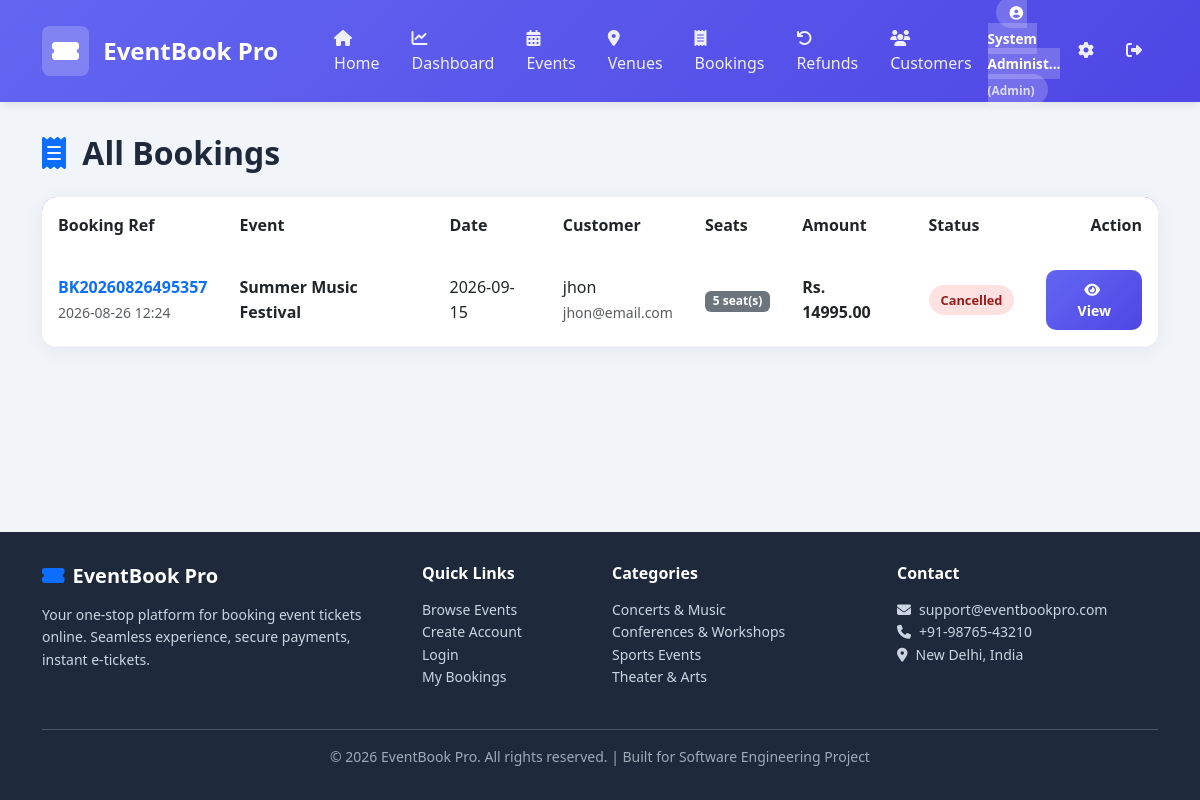
/bookings (signed in), run on the app's committed database.
### tables this page shows
CREATE TABLE CUSTOMER (
    customer_id INTEGER PRIMARY KEY AUTOINCREMENT,
    full_name TEXT NOT NULL,
    email TEXT NOT NULL UNIQUE,
    phone TEXT,
    password_hash TEXT NOT NULL,
    address TEXT DEFAULT '',
    user_role TEXT NOT NULL DEFAULT 'Customer',
    created_at DATETIME DEFAULT CURRENT_TIMESTAMP,
    CONSTRAINT CHK_USER_ROLE CHECK (user_role IN ('Customer','Admin'))
);

CREATE TABLE BOOKING (
    booking_id INTEGER PRIMARY KEY AUTOINCREMENT,
    booking_ref TEXT NOT NULL UNIQUE,
    customer_id INTEGER NOT NULL,
    event_id INTEGER NOT NULL,
    total_seats INTEGER NOT NULL DEFAULT 0,
    total_amount REAL NOT NULL DEFAULT 0.0,
    booking_status TEXT NOT NULL DEFAULT 'Pending',
    booking_date DATETIME DEFAULT CURRENT_TIMESTAMP,
    temp_hold_expiry DATETIME,
    CONSTRAINT CHK_BOOKING_STATUS CHECK (booking_status IN ('Pending','Confirmed','Cancelled','Failed')),
    CONSTRAINT CHK_TOTAL_AMOUNT CHECK (total_amount >= 0),
    CONSTRAINT FK_BOOKING_CUSTOMER FOREIGN KEY (customer_id) REFERENCES CUSTOMER(customer_id) ON DELETE RESTRICT ON UPDATE CASCADE,
    CONSTRAINT FK_BOOKING_EVENT FOREIGN KEY (event_id) REFERENCES EVENT(event_id) ON DELETE RESTRICT ON UPDATE CASCADE
);

CREATE TABLE EVENT (
    event_id INTEGER PRIMARY KEY AUTOINCREMENT,
    event_name TEXT NOT NULL,
    event_date DATE NOT NULL,
    event_time TIME NOT NULL,
    description TEXT DEFAULT '',
    category TEXT NOT NULL DEFAULT 'Other',
    event_status TEXT NOT NULL DEFAULT 'Draft',
    banner_image TEXT DEFAULT '',
    venue_id INTEGER NOT NULL,
    created_at DATETIME DEFAULT CURRENT_TIMESTAMP,
    CONSTRAINT CHK_EVENT_STATUS CHECK (event_status IN ('Draft','Published','Sold Out','Completed','Cancelled')),
    CONSTRAINT CHK_EVENT_CATEGORY CHECK (category IN ('Concert','Conference','Sports','Theater','Workshop','Other')),
    CONSTRAINT FK_EVENT_VENUE FOREIGN KEY (venue_id) REFERENCES VENUE(venue_id) ON DELETE RESTRICT ON UPDATE CASCADE
);

### app.py (the view)
@app.route('/bookings')
@login_required
def my_bookings():
    user_role = session.get('user_role')
    if user_role == 'Admin':
        bookings = query_db(
            'SELECT b.*, e.event_name, e.event_date, c.full_name, c.email FROM BOOKING b '
            'JOIN EVENT e ON b.event_id=e.event_id JOIN CUSTOMER c ON b.customer_id=c.customer_id '
            'ORDER BY b.booking_date DESC'
        )
    else:
        bookings = query_db(
            'SELECT b.*, e.event_name, e.event_date FROM BOOKING b JOIN EVENT e ON b.event_id=e.event_id '
            'WHERE b.customer_id=? ORDER BY b.booking_date DESC', (session['user_id'],)
        )
    return render_template('bookings.html', bookings=bookings, user=current_user())

### app.py (called while the page is built)
def get_db():
    conn = sqlite3.connect(DB_PATH)
    conn.row_factory = sqlite3.Row
    conn.execute('PRAGMA foreign_keys = ON')
    return conn

def query_db(query, args=(), one=False):
    conn = get_db()
    cur = conn.execute(query, args)
    rv = cur.fetchall()
    conn.commit()
    conn.close()
    return (rv[0] if rv else None) if one else rv

def login_required(f):
    @wraps(f)
    def decorated(*args, **kwargs):
        if 'user_id' not in session:
            flash('Please login to continue.', 'warning')
            return redirect(url_for('login', next=request.url))
        return f(*args, **kwargs)
    return decorated

def current_user():
    if 'user_id' in session:
        return query_db('SELECT * FROM CUSTOMER WHERE customer_id=?', (session['user_id'],), one=True)
    return None

### templates/bookings.html (shortened to what this page needs)
{% extends 'base.html' %}
{% block content %}
<h2 class="mb-4 fw-bold">
    <i class="fas fa-receipt text-primary me-2"></i>
    {% if user and user.user_role == 'Admin' %}All Bookings{% else %}My Bookings{% endif %}
</h2>
{% if bookings %}
<div class="card">
    <div class="card-body p-0">
        <div class="table-responsive">
            <table class="table table-hover mb-0">
                <thead>
                    <tr>
                        <th>Booking Ref</th>
                        <th>Event</th>
                        <th>Date</th>
                        {% if user and user.user_role == 'Admin' %}
                        <th>Customer</th>
                        {% endif %}
                        <th>Seats</th>
                        <th>Amount</th>
                        <th>Status</th>
                        <th class="text-end no-print">Action</th>
                    </tr>
                </thead>
                <tbody>
                    {% for b in bookings %}
                    <tr>
                        <td><strong class="text-primary">{{ b.booking_ref }}</strong><br><small class="text-muted">{{ b.booking_date[:16] }}</small></td>
                        <td><strong>{{ b.event_name }}</strong></td>
                        <td>{{ b.event_date }}</td>
                        {% if user and user.user_role == 'Admin' %}
                        <td>{{ b.full_name }}<br><small class="text-muted">{{ b.email }}</small></td>
                        {% endif %}
                        <td><span class="badge bg-secondary">{{ b.total_seats }} seat(s)</span></td>
                        <td class="fw-bold">Rs. {{ '%.2f'|format(b.total_amount) }}</td>
                        <td><span class="status-badge status-{{ b.booking_status }}">{{ b.booking_status }}</span></td>
                        <td class="text-end no-print">
                            <a href="{{ url_for('booking_detail', booking_id=b.booking_id) }}" class="btn btn-primary btn-sm">
                                <i class="fas fa-eye me-1"></i> View
                            </a>
                        </td>
                    </tr>
                    {% endfor %}
                </tbody>
            </table>
        </div>
    </div>
</div>
{% endif %}
{% endblock %}

### templates/base.html (shortened to what this page needs)
<!DOCTYPE html>
<html lang="en">
<head>
    <link href="https://cdn.jsdelivr.net/npm/bootstrap@5.3.0/dist/css/bootstrap.min.css" rel="stylesheet">
    <link href="https://cdnjs.cloudflare.com/ajax/libs/font-awesome/6.4.0/css/all.min.css" rel="stylesheet">
    <link rel="stylesheet" href="{{ url_for('static', filename='css/style.css') }}">
</head>
<body>
    <nav class="navbar navbar-expand-lg">
        <div class="container">
            <a class="navbar-brand" href="{{ url_for('home') }}">
                <span class="logo-icon"><i class="fas fa-ticket-alt"></i></span>
                EventBook Pro
            </a>
            <div class="collapse navbar-collapse" id="navbarNav">
                <ul class="navbar-nav me-auto ms-lg-4">
                    <li class="nav-item">
                        <a class="nav-link {{ 'active' if request.endpoint == 'home' }}" href="{{ url_for('home') }}">
                            <i class="fas fa-home me-1"></i> Home
                        </a>
                    </li>
                    {% if user and user['user_role'] == 'Admin' %}
                    <li class="nav-item">
                        <a class="nav-link {{ 'active' if request.endpoint and 'admin' in request.endpoint and 'dashboard' in request.endpoint }}" href="{{ url_for('admin_dashboard') }}">
                            <i class="fas fa-chart-line me-1"></i> Dashboard
                        </a>
                    </li>
                    <li class="nav-item">
                        <a class="nav-link {{ 'active' if request.endpoint and 'events' in request.endpoint and 'admin' in request.endpoint }}" href="{{ url_for('admin_events') }}">
                            <i class="fas fa-calendar-alt me-1"></i> Events
                        </a>
                    </li>
                    <li class="nav-item">
                        <a class="nav-link {{ 'active' if request.endpoint and 'venues' in request.endpoint }}" href="{{ url_for('admin_venues') }}">
                            <i class="fas fa-map-marker-alt me-1"></i> Venues
                        </a>
                    </li>
                    <li class="nav-item">
                        <a class="nav-link {{ 'active' if request.endpoint and 'bookings' in request.endpoint and 'my' not in request.endpoint }}" href="{{ url_for('my_bookings') }}">
                            <i class="fas fa-receipt me-1"></i> Bookings
                        </a>
                    </li>
                    <li class="nav-item">
                        <a class="nav-link {{ 'active' if request.endpoint and 'refunds' in request.endpoint }}" href="{{ url_for('admin_refunds') }}">
                            <i class="fas fa-undo me-1"></i> Refunds
                        </a>
                    </li>
                    <li class="nav-item">
                        <a class="nav-link {{ 'active' if request.endpoint and 'customers' in request.endpoint }}" href="{{ url_for('admin_customers') }}">
                            <i class="fas fa-users me-1"></i> Customers
                        </a>
                    </li>
                    {% endif %}
                </ul>
                <ul class="navbar-nav align-items-center">
                    {% if user %}
                        <li class="nav-item">
                            <span class="user-badge">
                                <i class="fas fa-user-circle me-1"></i>
                                {{ user['full_name'][:15] }}{% if user['full_name']|length > 15 %}...{% endif %}
                                {% if user['user_role'] == 'Admin' %}<small class="opacity-75"> (Admin)</small>{% endif %}
                            </span>
                        </li>
                        <li class="nav-item">
                            <a class="nav-link" href="{{ url_for('profile') }}">
                                <i class="fas fa-cog"></i>
                            </a>
                        </li>
                        <li class="nav-item">
                            <a class="nav-link" href="{{ url_for('logout') }}" title="Logout">
                                <i class="fas fa-sign-out-alt"></i>
                            </a>
                        </li>
                    {% endif %}
                </ul>
            </div>
        </div>
    </nav>
    <main>
        <div class="container">
            {% block content %}{% endblock %}
        </div>
    </main>
    <footer>
        <div class="container">
            <div class="row g-4">
                <div class="col-md-4">
                    <h5 class="footer-title"><i class="fas fa-ticket-alt text-primary me-2"></i>EventBook Pro</h5>
                    <p class="small">Your one-stop platform for booking event tickets online. Seamless experience, secure payments, instant e-tickets.</p>
                </div>
                <div class="col-md-2">
                    <h6 class="footer-title">Quick Links</h6>
                    <ul class="list-unstyled small">
                        <li><a href="{{ url_for('home') }}">Browse Events</a></li>
                        <li><a href="{{ url_for('register') }}">Create Account</a></li>
                        <li><a href="{{ url_for('login') }}">Login</a></li>
                        <li><a href="{{ url_for('my_bookings') }}">My Bookings</a></li>
                    </ul>
                </div>
                <div class="col-md-3">
                    <h6 class="footer-title">Categories</h6>
                    <ul class="list-unstyled small">
                        <li>Concerts & Music</li>
                        <li>Conferences & Workshops</li>
                        <li>Sports Events</li>
                        <li>Theater & Arts</li>
                    </ul>
                </div>
                <div class="col-md-3">
                    <h6 class="footer-title">Contact</h6>
                    <ul class="list-unstyled small">
                        <li><i class="fas fa-envelope me-2"></i>support@eventbookpro.com</li>
                        <li><i class="fas fa-phone me-2"></i>+91-98765-43210</li>
                        <li><i class="fas fa-map-marker-alt me-2"></i>New Delhi, India</li>
                    </ul>
                </div>
            </div>
            <hr class="mt-4 mb-3 opacity-25">
            <div class="text-center small opacity-75">
                <p>&copy; 2026 EventBook Pro. All rights reserved. | Built for Software Engineering Project</p>
            </div>
        </div>
    </footer>
</body>
</html>

### static/css/style.css (style rules this page uses)
:root { --primary: #6366f1; --primary-dark: #4f46e5; --secondary: #ec4899; --success: #10b981; --warning: #f59e0b; --danger: #ef4444; --info: #3b82f6; --dark: #1e293b; --light: #f8fafc; --gray: #64748b; }
* { box-sizing: border-box; margin: 0; padding: 0; }
body { font-family: 'Segoe UI', Tahoma, Geneva, Verdana, sans-serif; background: #f1f5f9; color: var(--dark); line-height: 1.6; min-height: 100vh; display: flex; flex-direction: column; }
a { color: var(--primary); text-decoration: none; }
.navbar { background: linear-gradient(135deg, var(--primary) 0%, var(--primary-dark) 100%); box-shadow: 0 2px 10px rgba(0,0,0,0.1); padding: 0; position: sticky; top: 0; z-index: 100; }
.navbar-brand { color: #fff !important; font-weight: 800; font-size: 1.5rem; padding: 1rem 0; }
.navbar-brand .logo-icon { background: rgba(255,255,255,0.2); padding: 6px 10px; border-radius: 8px; margin-right: 8px; display: inline-block; }
.nav-link { color: rgba(255,255,255,0.9) !important; padding: 1.1rem 1rem !important; font-weight: 500; transition: all 0.2s; }
.user-badge { background: rgba(255,255,255,0.2); color: #fff; padding: 6px 14px; border-radius: 20px; font-size: 0.85rem; margin: 0 8px; font-weight: 600; }
main { flex: 1; padding: 2rem 0; }
.card { border: none; border-radius: 15px; box-shadow: 0 4px 20px rgba(0,0,0,0.06); transition: all 0.3s ease; overflow: hidden; margin-bottom: 1.5rem; }
.card-body { padding: 1.75rem; }
.btn { border-radius: 10px; padding: 0.55rem 1.25rem; font-weight: 600; border: none; transition: all 0.2s; }
.btn-primary { background: linear-gradient(135deg, var(--primary) 0%, var(--primary-dark) 100%); }
.table { background: #fff; border-radius: 12px; overflow: hidden; }
.table thead { background: linear-gradient(135deg, var(--primary) 0%, var(--primary-dark) 100%); color: #fff; }
.table th { border: none; padding: 1rem; font-weight: 600; }
.table td { padding: 1rem; vertical-align: middle; border-color: #f1f5f9; }
.status-badge { padding: 5px 12px; border-radius: 20px; font-size: 0.8rem; font-weight: 700; display: inline-block; }
.status-Cancelled { background: #fee2e2; color: #991b1b; }
footer { background: var(--dark); color: #cbd5e1; padding: 2rem 0 1rem; margin-top: 3rem; }
footer a { color: #cbd5e1; }
.footer-title { color: #fff; font-weight: 700; margin-bottom: 1rem; }

### data on the page
CUSTOMER: full_name "System Administ"
BOOKING: booking_ref "BK20260826495357", booking_date "2026-08-26 12:24", event_name "Summer Music Festival", event_date "2026-09-15", full_name "jhon", email "jhon@email.com", total_seats "5", total_amount "14995.00", booking_status "Cancelled"
